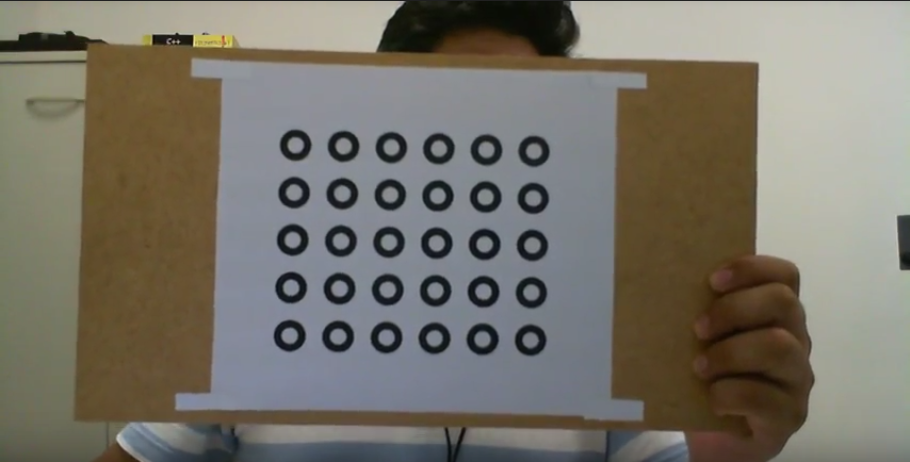
//> input picture Circles2/data/Captura11.PNG, 910 x 462 px
$ ./main 3   (built with g++ and OpenCV 4)
//> lines starting //> are read from the running program, lines starting //| are printed output that depends on the picture; after the words box and inside, x2 and y2 are one past the last pixel; in counts of white or black regions, pixels touching at a corner belong together; pictures that were not available may be replaced by others from this repository, and a replacement may not be noted
#include "opencv2/imgcodecs.hpp"
#include "opencv2/highgui.hpp"
#include "opencv2/imgproc.hpp"
#include <iostream>
#include <math.h>
using namespace cv;
using namespace std;

/* Detect circles using Ellipse Fitting */

int main(int argc, char** argv)
{
    for( int i = 1; i < 7; i++ )
    {
        string filename = "../data/Captura1" + to_string(i) + ".PNG";
        //string filename = "../data/Captura14.PNG";
        Mat src = imread(filename, IMREAD_COLOR);
//> src is the input picture: 462 rows x 910 cols, CV_8UC3; mean B, G, R 104.8, 115.2, 119.6
        if( src.empty() )
        {
            cout << "Couldn't load " << filename << endl;
                //continue;
        }

        // Convert to grayscale and apply Gaussian blur
        Mat gray;
        cvtColor(src, gray, COLOR_BGR2GRAY);
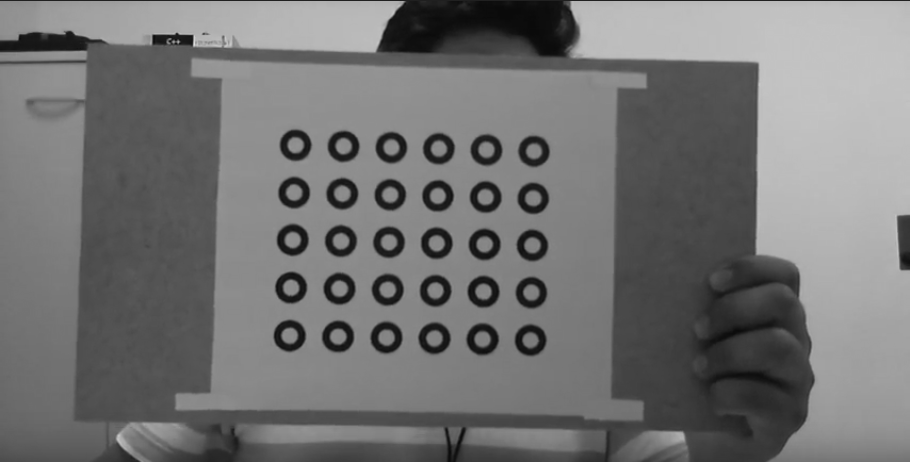
//> gray: 462 rows x 910 cols, CV_8UC1; min 10, max 224, mean 115.3
        GaussianBlur(gray, gray, Size(5,5),0, 0);
        namedWindow( "Grayscale Gaussian Blur", WINDOW_NORMAL );
        imshow("Grayscale Gaussian Blur", gray);

        // Convert image to binary
        Mat bw;
        threshold(gray, bw, 100, 255, THRESH_BINARY | THRESH_OTSU);
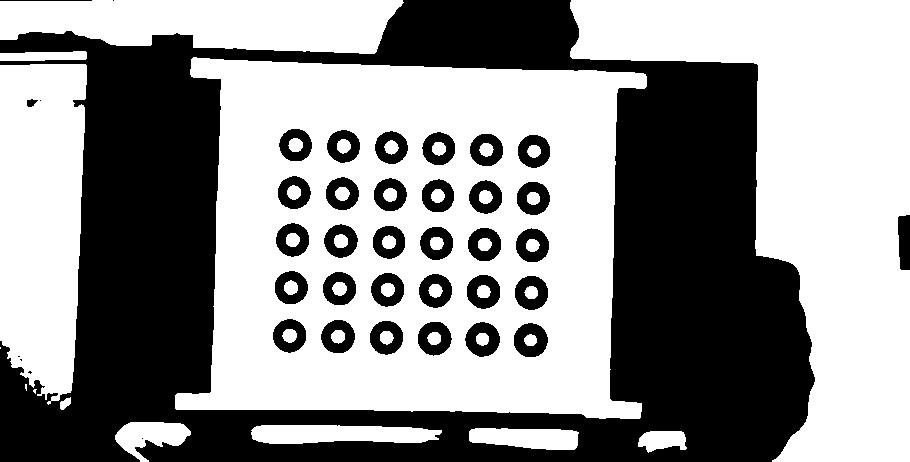
//> bw: 462 rows x 910 cols, CV_8UC1; 57.3% white; 40 black regions (6 under 20 px)

        // Find all the contours in the thresholded image
        vector<vector<Point> > contours;
        vector<Vec4i> hierarchy;
        findContours(bw, contours, hierarchy, RETR_TREE, CHAIN_APPROX_NONE, Point(0,0));
//> contours = 79 contours, 8 with area under 20; largest, box (x1, y1, x2, y2) and area: (175, 57, 647, 419) 138794, (570, 0, 910, 462) 71294, (0, 64, 87, 405) 24946, (0, 0, 404, 54) 16672, (251, 425, 442, 444) 2800
        //int idx = 0;
        for (size_t i = 0; i < contours.size(); i++)
        {
            drawContours(bw, contours, static_cast<int>(i), Scalar(0, 0, 255), 2);
        }
//> this loop made 79 passes
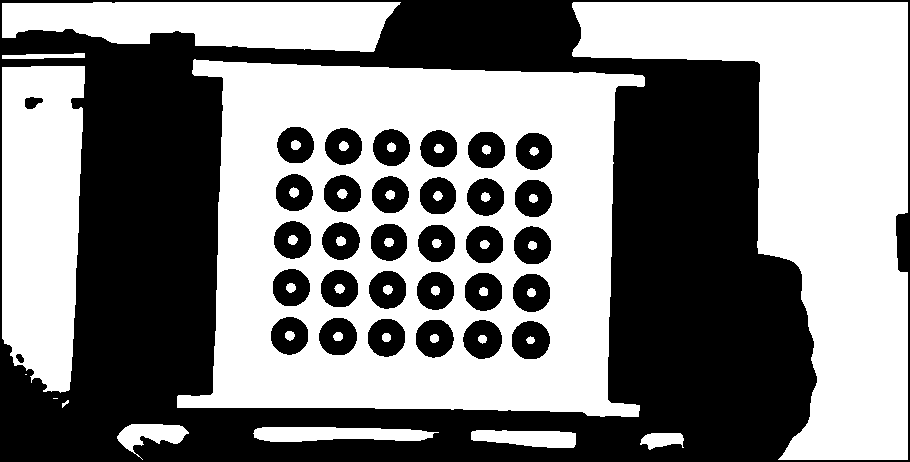
//> bw: 462 rows x 910 cols, CV_8UC1; 51.9% white; 33 black regions, largest, box (x1, y1, x2, y2) and area: (0, 0, 910, 462) 170978, (463, 320, 502, 359) 1114, (512, 321, 550, 359) 1108

        //Find minimum bounding rectangle &  minimum bounding ellipse
        vector<RotatedRect>minEllipse(contours.size());
        vector<RotatedRect>minEllipseSelected(contours.size());

        Mat img = Mat::zeros(src.rows,src.cols,CV_8UC3);
        vector<Point2f> centers;
        RotatedRect box;
        for (size_t i = 0; i < contours.size(); i++)
        {
            if(contours[i].size() >= 5){
                minEllipse[i] = fitEllipse(contours[i]);
                //ellipse( src, minEllipse[i], Scalar(0,0,255), 1, 8 );
            }
        }

        int icase = 1;
        if( argc > 1)
        {
            icase = atoi(argv[1]);
        }
        float w, h, c_x, c_y, child_c_x, child_c_y, distance;
        int child_index;
        switch(icase)
        {
            case 0:
                cout<<"0"<<endl;
                float diff; //Difference between width and high ellipse

                for(size_t i = 0; i< contours.size(); i++ ){
                    w = minEllipse[i].size.width;
                    h = minEllipse[i].size.height;
                    diff = w - h;

                    if(abs(diff) < 40){
                        child_index = hierarchy[i][2];
                        if(child_index != -1 && hierarchy[child_index][2] == -1) //Check out for child but not grandchild
                        {
                            minEllipseSelected.push_back(minEllipse[i]);
                            minEllipseSelected.push_back(minEllipse[hierarchy[i][2]]);
                            ellipse(img, minEllipse[i], Scalar(0,0,255), 1, 8 );
                            ellipse(img, minEllipse[hierarchy[i][2]], Scalar(0,0,255), 1, 8 );
                        }
                    }
                }

                break;

            case 1:
                float threshold = 0.4f;
                for(size_t i = 0; i< contours.size(); i++ ){
                    cout<<i<<": ";
                    for (size_t j = 0; j< 4; j++ ){
                        cout<<"  "<<hierarchy[i][j];
                    }
                    child_index = hierarchy[i][2];
                    if(child_index != -1 && hierarchy[child_index][2] == -1) //Check out for child but not grandchild
                    {
                        //Check distances between parent's center and child's center
                        //Should be less than threshold
                        c_x = minEllipse[i].center.x;
                        c_y = minEllipse[i].center.y;
                        child_c_x = minEllipse[child_index].center.x;
                        child_c_y = minEllipse[child_index].center.y;
                        distance = sqrt(pow((c_x-child_c_x),2) + pow((c_y-child_c_y),2));
                        cout<<"dist: " <<distance <<endl;
                        if(distance < threshold){
                            minEllipseSelected.push_back(minEllipse[i]);
                            minEllipseSelected.push_back(minEllipse[hierarchy[i][2]]);
                            ellipse(img, minEllipse[i], Scalar(0,0,255), 1, 8 );
                            ellipse(img, minEllipse[hierarchy[i][2]], Scalar(0,0,255), 1, 8 );
                        }
                    }
                    cout<<endl;
                }
                break;
        }


        namedWindow("Detected Circles", WINDOW_NORMAL );
        imshow("Detected Circles", img);
        //waitKey();

        int c = waitKey();
//> the space key is pressed
        if( c == 27 )
            break;
    }
//> pass 2 of the loop `for( int i = 1; i < 7; i++ )`:
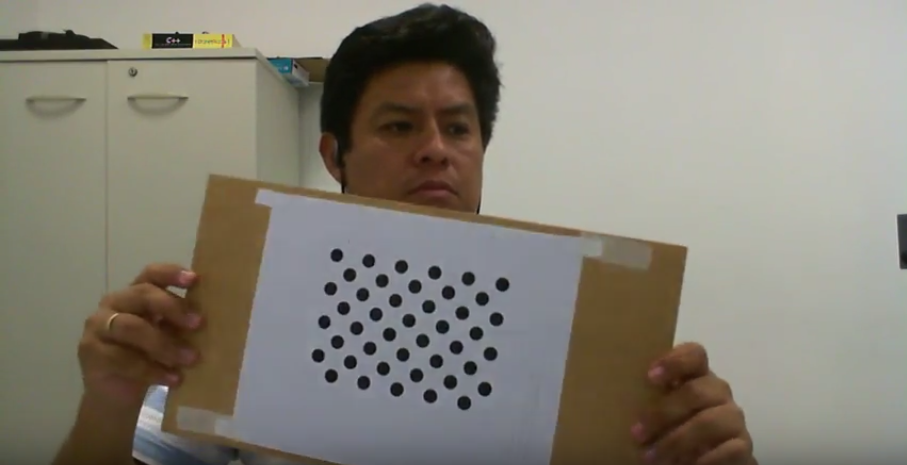
//> input picture Circles2/data/Captura1.PNG, 907 x 465 px, given in place of Captura12.PNG, which was not available
//> src is the input picture: 465 rows x 907 cols, CV_8UC3; mean B, G, R 120.4, 131.3, 135.6
//> `threshold(gray, bw, 100, 255, THRESH_BINARY | THRESH_OTSU);`:
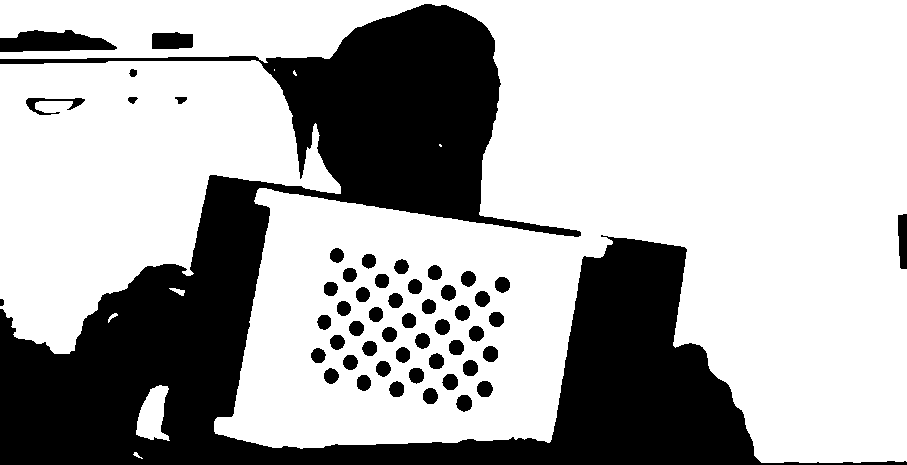
//> bw: 465 rows x 907 cols, CV_8UC1; 68.7% white; 53 black regions
//> contours = 58 contours, 4 with area under 20; largest, box (x1, y1, x2, y2) and area: (0, 0, 907, 463) 235248, (0, 60, 341, 354) 59764, (136, 385, 170, 441) 1129, (151, 31, 194, 50) 684, (25, 97, 86, 116) 438
//> the loop `for (size_t i = 0; i < contours.size(); i++)` made 58 passes
//> after the loop `for (size_t i = 0; i < contours.size(); i++)`:
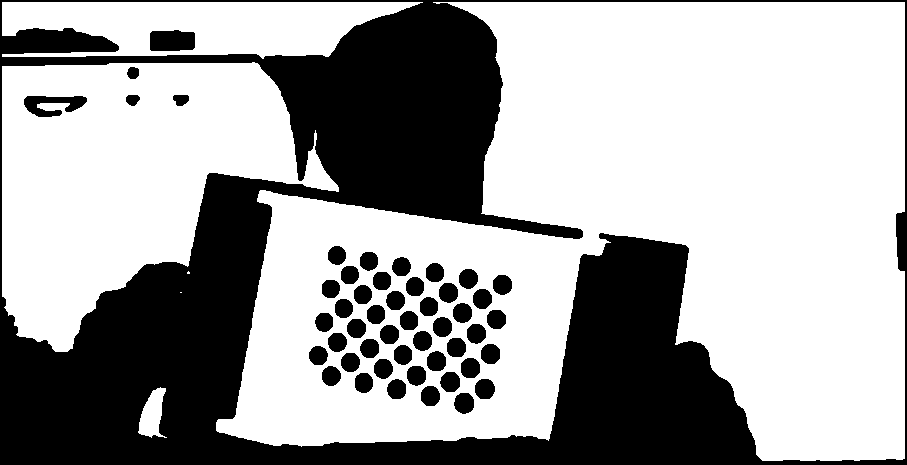
//> bw: 465 rows x 907 cols, CV_8UC1; 64.5% white; 50 black regions
//> the space key is pressed

    return 0;
}
